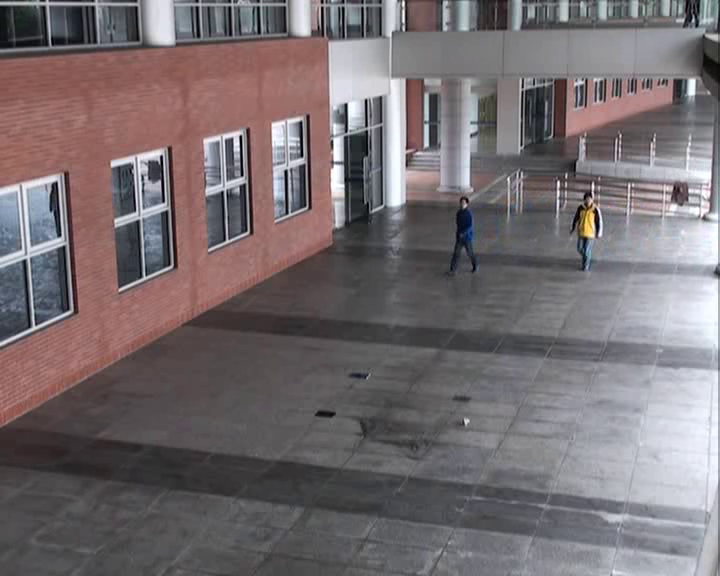
#> input picture frame 117 of m.avi, 720 x 576 px
$ jupyter execute countPeople.ipynb   (Python 2 division)
#> lines starting #> are read from the running program, lines starting #| are printed output that depends on the picture; after the words box and inside, x2 and y2 are one past the last pixel; in counts of white or black regions, pixels touching at a corner belong together
导入相应的包

[cell 1]
import numpy as np
import os
import cv2

查看当前的工作路径

[cell 2]
os.getcwd()

改变当前路径到工作空间

[cell 3]
os.chdir('D:\workspace\python\PicRecongize')

读取视频,传入一个视频或者多个图片对象或者一个打开的录像设备ID，返回一个VideoCapture对象

[cell 4]
capture = cv2.VideoCapture('m.avi')
print capture

获取视频第一帧,返回两个对象，一个是返回一个布尔值（True/False）。如果帧读取的是正确的，就是True。所以最后可以通过检查他的返回值来查看视频文件是否已经到了结尾。第二个是获取当前帧。

[cell 5]
ret,first_frame = capture.read()
#> first_frame is the input picture: shape (576, 720, 3); mean B, G, R 112.3, 109.3, 117.9
print ret,first_frame
#> (printed output is left out)

转换颜色空间,传入图片和要转换的颜色类型，返回一个颜色转换后的对象

[cell 6]
first_frame_gray = cv2.cvtColor(first_frame,cv2.COLOR_BGR2GRAY)
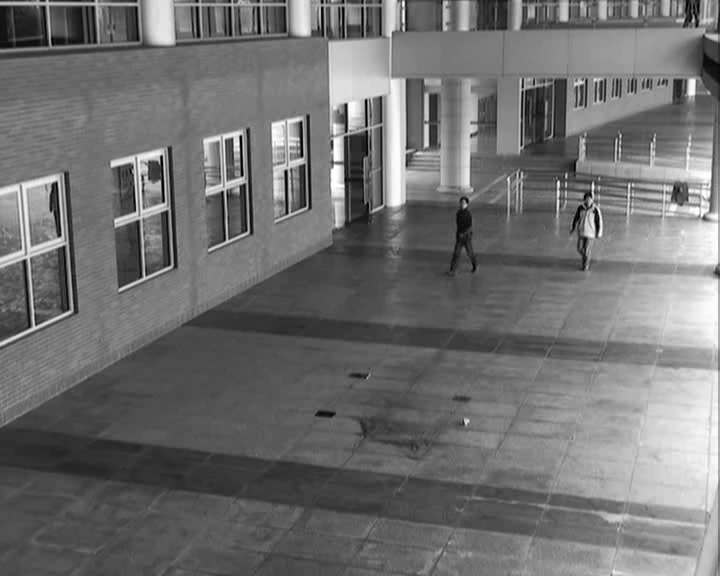
#> first_frame_gray: shape (576, 720); min 0, max 255, mean 112.3

初始化一个变量，用来统计视频中出现的人数

[cell 7]
num=0

[cell 8]
while True:
    ret,frame = capture.read()#读取视频的下一帧
    if ret==True:

        frame_gray = cv2.cvtColor(frame,cv2.COLOR_BGR2GRAY)#将当前读取的帧进行灰度处理

        #计算两个数组或者标量之间每个元素的绝对不同src = |src1 - src2|
        src = cv2.absdiff(frame_gray,first_frame_gray)
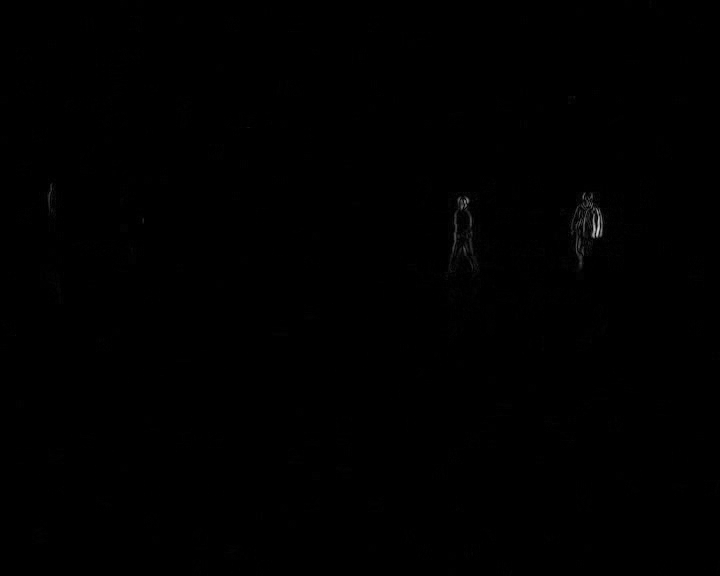
#> src: shape (576, 720); min 0, max 211, mean 0.3

        #简单阈值,第一个参数就是原图像，原图像应该是灰度图。第二个参数就是用来对像素值进行分类的阈值。第三个参数
        #就是当像素值高于（有时是小于）阈值时应该被赋予的新的像素值。OpenCV提供了多种不同的阈值方法，这是有第四个
        #参数来决定的。这些方法包括：cv2.THRESH_BINARY(二值阈值化)、cv2.THRESH_BINARY_INV(反向二值阈值化并反转)
        #cv2.THRESH_TRUNC(截断阈值化)、cv2.THRESH_TOZERO（超过阈值被置0）、cv2.THRESH_TOZERO_INV（低于阈值被置0）。
        #函数返回第一个对象是一个最优的阈值，。第二个就是阈值化之后的结果图像。
        retval,threshold_src = cv2.threshold(src,30,255,cv2.THRESH_BINARY)
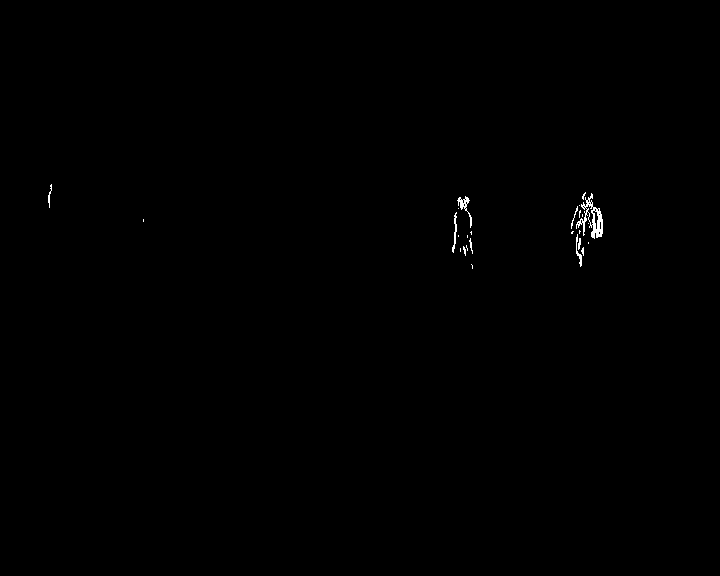
#> threshold_src: shape (576, 720); 0.22% white in thin lines or dots, all inside (x1, y1, x2, y2) = (48, 184, 603, 269)

        #高斯模糊（高斯滤波可以有效的从图像中去除高斯噪音），需要传入第一个参数一张任意通道的图片，但是每个通道
        #需要独立处理，图片有深度限制；第二个参数高斯核大大小，第三个参数是边界类型。返回高斯模糊后的图片
        gass_src = cv2.GaussianBlur(threshold_src,(5,5),1.5)
        #平均（用卷积框覆盖区域所有像素的平均值来代替中心元素），传入第一个参数张任意通道的图片，但是每个通道
        #需要独立处理，图片有深度限制；第二个参数高斯核大大小，第三个参数是边界类型。返回平均化之后的图片
        #gass_src = cv2.blur(threshold_src,(5,5))
        #中值模糊(用与卷积框对应像素的中值来替代中心像素的值),传入第一个参数是一个1或3或5通道的图片，第二个参数
        #光圈的线性大小，值为大于1的奇数。
        #gass_src = cv2.medianBlur(threshold_src,1)

        #定义一个3X3的矩阵
        kernel = np.ones((3,3),np.uint8)
        #膨胀（与卷积核对应的原图像的像素值中只要有一个是1，中心元素的像素值就是1。所以这个操作会增加图像中的白色区域（前景））
        #第一个参数传入一张任意通道的图片，第二个参数传入用于膨胀的元素，如果是一个矩阵的话，则用于膨胀的元素就会是一个3X3的矩阵
        dilate_src = cv2.dilate(gass_src,kernel)

        #轮廓（可以简单认为成将连续的点（连着边界）连在一起的曲线，具有相同的颜色或者灰度）
        #1、为了更加准确，要使用二值化图像。在寻找轮廓之前，要进行阈值化处理或者Canny 边界检测。
        #2、查找轮廓的函数会修改原始图像。如果在找到轮廓之后还想使用原始图像的话，应该将原始图像存储到其他变量中。
        #3、在OpenCV 中，查找轮廓就像在黑色背景中超白色物体。应该记住，要找的物体应该是白色而背景应该是黑色。
        #有三个参数，第一个是输入图像，第二个是轮廓检索模式，第三个是轮廓近似方法。返回值有两个，第一个
        #是轮廓，第二个是（轮廓的）层析结构。轮廓（第一个返回值）是一个Python列表，其中存储这图像中的所有轮廓。每一个
        #轮廓都是一个Numpy 数组，包含对象边界点（x，y）的坐标。
        #对于第三个参数，如果设置成cv2.CHAIN_APPROX_NONE，所有的边界点都会被存储，如果设置成cv2.CHAIN_APPROX_SIMPLE
        #将轮廓上的冗余点都去掉，压缩轮廓，从而节省内存开支。
        contours,hierarchy = cv2.findContours(threshold_src,cv2.RETR_TREE,cv2.CHAIN_APPROX_SIMPLE)
#> contours = 46 contours, 40 with area under 20; largest, box (x1, y1, x2, y2) and area: (576, 193, 603, 239) 430, (457, 196, 472, 228) 89, (585, 204, 594, 226) 80, (592, 210, 599, 230) 56, (452, 212, 457, 253) 40, (576, 234, 582, 267) 30
        #绘制轮廓（可以根据提供的边界点绘制任何形状），第一个参数是原始图像，第二个参数是轮廓，一个Python 列表。
        #第三个参数是轮廓的索引（在绘制独立轮廓是很有用，当设置为-1 时绘制所有轮廓）。接下来的参数是轮廓的颜色和厚度等
        cv2.drawContours(frame,contours,-1,(0,0,255),2)

        #统计所画轮廓的数量，首先是遍历轮廓，当轮廓面积大于3000的时候画一个矩形并将数量++
        for i in contours:
            x,y,w,h = cv2.boundingRect(i)#boundingRect函数是获得轮廓的坐标和长宽，传入一个轮廓，返回轮廓的坐标和长宽。
            if w*h > 2500 :#判断条件，当轮廓面积大于3000时
                #画一个矩形，传入第一个参数原始图像，第二个参数矩形左上角的坐标，第三个参数矩形右下角的坐标，第四个参数是：形状的颜色
                cv2.rectangle(frame,(x,y),(x+w,y+h),(0,0,255))
                num = num+1#统计当前帧的人的数量
#> this loop made 46 passes
#> (x, y, w, h) on passes 3, 4, 5, 7, 8, 11, 12, 15, 18, 19, 20, 21: (581, 247, 3, 9), (463, 246, 3, 10), (466, 245, 2, 6), (578, 238, 3, 12), (469, 238, 4, 16), (576, 234, 6, 33), (571, 231, 3, 3), (588, 223, 1, 1), (452, 212, 5, 41), (579, 210, 2, 8), (458, 208, 1, 1), (571, 206, 7, 23)
#> (i, x, y, w, h) on passes 1, 2, 6, 9, 10, 13: ([[471, 264], [472, 265], [472, 268], [472, 265]], 471, 264, 2, 5), ([[460, 248], [460, 251]], 460, 248, 1, 4), ([[588, 242], [588, 243]], 588, 242, 1, 2), ([[467, 235], [467, 237]], 467, 235, 1, 3), ([[458, 235], [458, 236]], 458, 235, 1, 2), ([[471, 231], [470, 232], [471, 233], [471, 234]], 470, 231, 2, 4)
#> after the loop, num = 0

        #设置将要在图像上显示的文字变量
        font = "Current number:"
        #将文字放到指定图像位置上，传入第一个参数原始图像，第二个参数是要显示的文字，第三个参数文字显示的位置，第四个参数是设置文字的字体
        #第五个参数是设置字体的颜色
        cv2.putText(frame,font+str(num),(100,50),cv2.FONT_HERSHEY_COMPLEX_SMALL,1,(0,0,255))
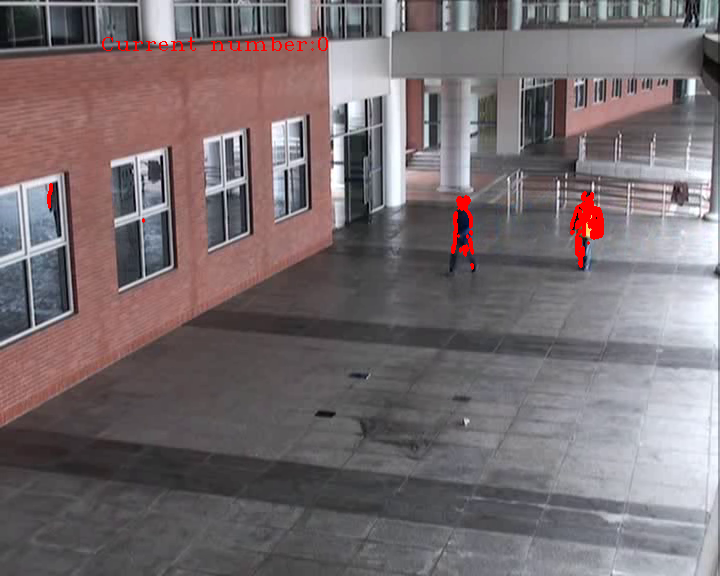
#> frame: shape (576, 720, 3); mean B, G, R 111.7, 108.8, 118.9

        #输出每一帧的人的数量
        print "人数统计:",num
#| 人数统计: 0

        #当前帧结束后将num重新设置成0
        num =0

        #在窗口上展示图片，窗口会自动调整为图像大小，第一个参数是窗口的名字，第二个是要显示的图像
        cv2.imshow("frame",frame)
        cv2.imshow("first_frame",first_frame)
        #是一个键盘绑定函数。需要指出的是它的时间尺度是毫秒级。函数等待特定的几毫秒，看是否有键盘输入。特定的几毫秒之内，如果
        #按下任意键，这个函数会返回按键的ASCII 码值，程序将会继续运行。如果没有键盘输入，返回值为-1，如果我们设置这个函数的参
        #数为0，那它将会无限期的等待键盘输入。它也可以被用来检测特定键是否被按下，
        if cv2.waitKey(40) & 0xFF == ord('q'):
#> (key q is pressed here)
            break
    else:
        break
#释放capture
capture.release()
#关闭所有窗口
cv2.destroyAllWindows()

$ run again, starting later in the video
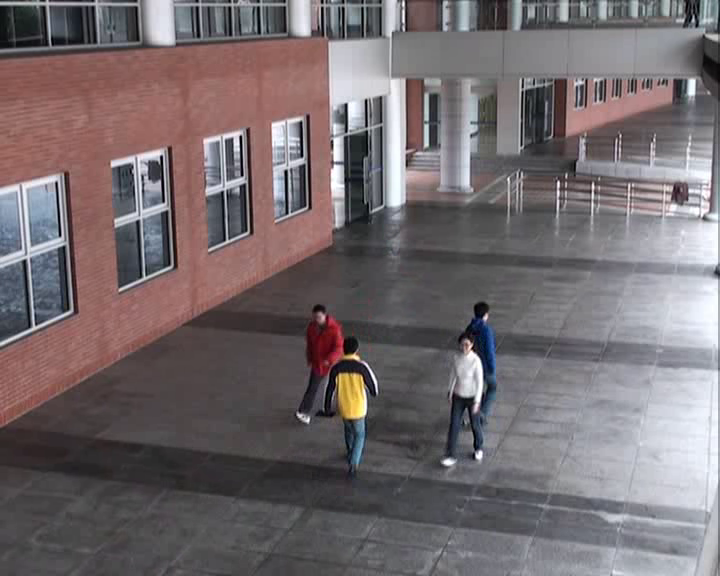
#> input picture frame 942 of m.avi, 720 x 576 px
#> first_frame is the input picture: shape (576, 720, 3); mean B, G, R 110.2, 107.4, 116.2
#> (printed output is left out)
#> `retval,threshold_src = cv2.threshold(src,30,255,cv2.THRESH_BINARY)`:
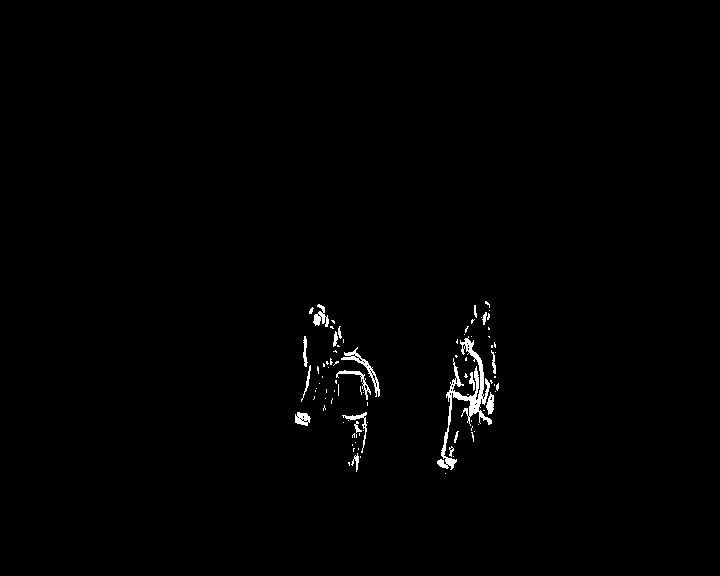
#> threshold_src: shape (576, 720); 0.82% white; 90 white regions (70 under 20 px)
#> contours = 135 contours, 120 with area under 20; largest, box (x1, y1, x2, y2) and area: (437, 336, 492, 470) 1032, (341, 347, 380, 397) 265, (295, 412, 311, 426) 137, (313, 304, 329, 327) 132, (336, 370, 371, 400) 113
#> the loop `for i in contours:` made 135 passes
#> (x, y, w, h, num) on pass 101: (437, 336, 55, 134, 1)
#> after the loop `for i in contours:`: num = 1
#> `cv2.putText(frame,font+str(num),(100,50),cv2.FONT_HERSHEY_COMPLEX_SMAL..`:
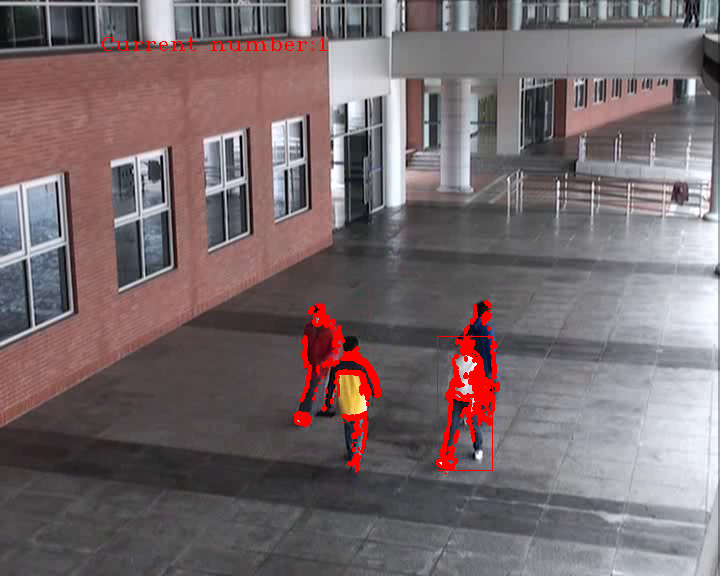
#> frame: shape (576, 720, 3); mean B, G, R 108.5, 105.7, 118.9
#| 人数统计: 1
